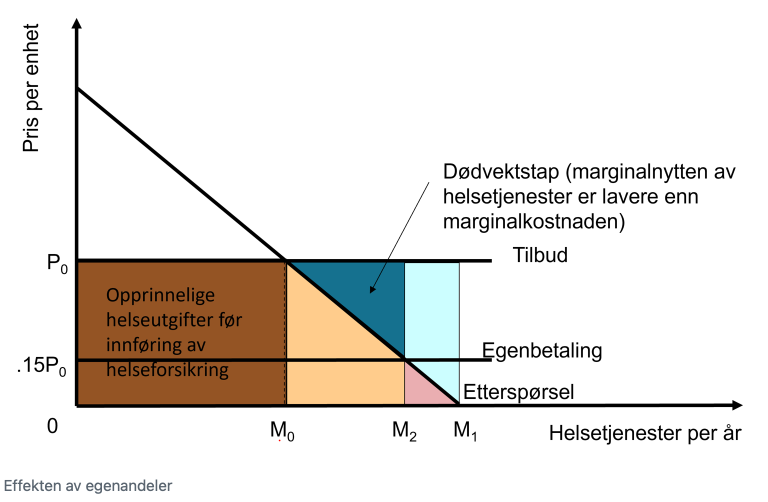
#> input picture Utfordring 1/egenandel.png.png, 1536 x 1004 px (shown at 1/2 size)
$ jupyter execute --allow-errors 36_sok_2008_h23_utf1.ipynb
#> lines starting #> are read from the running program, lines starting #| are printed output that depends on the picture
## Utfordring 1.1

### 1.1 Gjennomsnittlig arbeidsfordeling mellom menn og kvinner

Nedenfor vil jeg illustrere grafisk antall arbeidstimer menn og kvinner i Norge jobber gjennomsnittlig. Ved bruk av data fra 1996-2022 vil dere få sett hvor stor forskjellene er og hvordan det har forandret seg over årene. Senere skal jeg gå inn på hva vi ser og hvorfor vi ser de endringene som har vært.

[cell 1]
from matplotlib import pyplot as plt
import pandas as pd
import json
import requests
from pyjstat import pyjstat
import datetime
import seaborn as sns
import numpy as np
import sympy as sp
from IPython.display import Image, display
from PIL import Image

#Henter URL
postUrl = "https://data.ssb.no/api/v0/no/table/04544/"

#Query
apiQuery = {
  "query": [
    {
      "code": "Kjonn",
      "selection": {
        "filter": "item",
        "values": [
          "1",
          "2"
        ]
      }
    },
    {
      "code": "Yrkesstatus",
      "selection": {
        "filter": "item",
        "values": [
          "00"
        ]
      }
    },
    {
      "code": "ContentsCode",
      "selection": {
        "filter": "item",
        "values": [
          "FaktiskArbeidstid"
        ]
      }
    }
  ],
  "response": {
    "format": "json-stat2"
  }
}

#Gjør query om til et datasett
def apiToDataframe(postUrl, query):
  res = requests.post(postUrl, json=query)
  ds = pyjstat.Dataset.read(res.text)
  df = ds.write('dataframe')
  df_id = ds.write('dataframe', naming='id')
  return df, df_id, ds

#> (the rest of this cell did not finish here and is left out)

Her ser vi hvordan utviklingen for antall arbeidstimer for menn og kvinner har forandret seg gjennom årene, rød graf viser antall timer kvinner jobber og blå er for menn. Det første vi legger merke til er at menn jobber mindre og kvinner jobber mer, men hvorfor? Det finnes flere årsaker til hvorfor, men en av de er at større fleksibilitet i arbeidslivet gjør at arbeidstakere har bedre muligheter til å delta på markedet. Kvinner velger mer nå å ta utdanning og jobbe istedenfor å være hjemme med barn ved hjelp av subsidert barnepass. Barnepass i form av barnehagestøtte, familiehjelp og foreldrepermisjon bidrar til et tryggere arbeidsmarket slik at flere kan ta seg jobb uten at man risikerer å miste den. En annen årsak til en slik utvikling, spesielt hos kvinner er at man fødselstallene har synket betraktelig over tid. Det gir mer frihet til å velge karriere over å være hjemme og ta hånd om barn.

### 1.1 Sammenhengen på betalt foreldrepermisjon og yrkesdeltakelse blant kvinner

[cell 2]
url = "https://raw.githubusercontent.com/uit-sok-2008-h23/uit-sok-2008-h23.github.io/main/assets/women.csv"

#> (the rest of this cell did not finish here and is left out)

I det øverste diagrammet ser vi antall uker permisjon kvinner har for barn i alderen 0-2 år og i den nederste ser vi sysselsettingsraten for kvinner med barn mellom 6-14 år. Vi ser en mulig korrelasjon mellom de landene som har en god og land permisjonsordning for hvor stor del av befolkningen som er i arbeid når ungene blir eldre.

Estonia er et godt eksempel på hvorfor en slik ordning kan fungere, de har som sett i den første grafen en permisjonsordning på over 80 uker. Når barna blir eldre ser vi at sysselsettingsraten stiger fra rundt tretti prosent og opp til nesten nitti prosent. Andre land slik som Hungary, Slovak Republic og Czech Republic viser til en lik trend, med lang betalt permisjonordninger når barn er ung og en høy sysselsettingsrate når barna blir eldre. Generelt viser det til en positiv relasjon for de landene med en god permisjonsordning for hvordan sysselsettingsraten blir å utvikle seg.

### 1.1 Hvorfor er høy yrkesdeltakelse blant kvinner og høye barnetall viktig for velferdsmodellen?

Høy yrkesdeltakelse spiller en særdeles viktig rolle for at den norske velferdsmodellen skal kunne være bærekraftig og fungere slik som den gjør i dag. Tidligere var normalen at kvinner holdt seg hjemme og tok hånd om husarbeid og barn mens mennene var ute å jobbet, det har siden den gang endret seg og kvinner tar større og større del i arbeidslivet, det har velferdsmodellen hatt god nytte av.

Finansieringen av velferdsmodellen er i all hovedsak bygget opp av skatter, der alle bidrar til en kollektiv finansiering slik at man kan ta nytte av helse- og omsorgstjenester, gratis utdanning og gode pensjonsordninger. Velferdsmodellen bidrar til en jevn inntektsfordeling slik at de som er mest utsatt og som ellers har blitt tatt ut av arbeidsmarkedet skal kunne få en levestandard som er akseptabel og som gjør at alle og en hver skal kunne ha det bra.

Generasjonskontrakten - Ved at alle som kan deltar på arbeidsmarkedet vil man få en bærekraftig velferdsmodell som gjør at de eldre blir sikret en god pensjonsordning, det er spesielt viktig når levetiden økes og lengden på utbetalt pensjon blir lengre. Høy yrkesdeltakelse blant kvinner har bidratt til en stor økonomisk vekst i velferdsstaten ved at det blir bidratt til at de samlede skatteinntektene vil være høyere, på den måten skaper man en velferdsmodell som vil vare i lang tid framover.

Med en stadig lengre levealder er det blitt en vesentlig større bekymring for at barnetallene i Norge synker, lengre pensjoner blant de eldre krever at flere bidrar i arbeidsmarkedet slik at velferdsordningen kan fortsette å være bærekraftig. Antallet fødsler påvirker direkte skattebyrden vår for fremtiden, og familiepolitikken jobber for å forsørge at antall fødsler på lang sikt skal øke ved å minke kostnadene for familier å ha barn.

## Utfordring 1.2

### 1.2 Sammenhengen mellom egenbetalinger og forbruk av helsetjenester

[cell 3]
url = "https://raw.githubusercontent.com/Markusbentsen/Nordiske-Modellen/main/Utfordring%201/estat_hlth_sha11_hf_filtered_en-3.csv"

#> (the rest of this cell did not finish here and is left out)

Grafen ovenfor viser sammenhengen mellom egenandelen for helsetjenester og forbruket av helsetjenester i de ulike landene. Langs X aksen ser man prosentvis hvor mye hver enkelte må betale fra egen lomme for å få helsetjenester, mens langs Y aksen ser vi forbruket av helsetjenester hvert land har. Tall brukt i grafen er fra 2019.

Det kan tyde på en korrelasjon på hvor mye egenandelen man må betale og hvor mye helsetjenester man velger å ta i bruk, med noen få unntak. Land med lav egenandel tar langt oftere i bruk helsetjenester enn de med stor egenandel. Land som Kypros og Bulgaria har et veldig lavt forbruk som en følge av ekstremt store kostnader hver enkelte person må bruke.

Folk flest virker å være mer villig til å ta i bruk ulike helsetjenester ettersom egenandelen de må betale er lav, mens land med en høy egenandelsrate velger heller og kun å få hjelp når det er høyst nødvendig.

### 1.2 Hvordan påvirker økt egenbetaling helsetjenesteforbruket, og hva er fordelingseffekten av økte egenandeler?

Nedenfor ser man en figur som viser hvordan helsetjenester fungerer. $P_0$ vise hvor mye det koster for samfunnet for helsetjenestene som blir brukt. $0.15P_0$ er egenandelen man per dags dato betaler for helsetjenester, dersom man hadde hatt helseforsikring ville forbruket steget fra $M_0$ til $M_2$. $M_1$ er hvor mye helsetjenester dersom det ikke hadde vært egenandeler.

[cell 4]
image_path3 = 'egenandel.png.png'
new_size = (800, 500)
image3 = Image.open(image_path3)
#> image3 is the input picture: PIL image 1536x1004 RGBA; mean R, G, B, A 231.3, 227.4, 222.8, 255
resized_image3 = image3.resize(new_size)
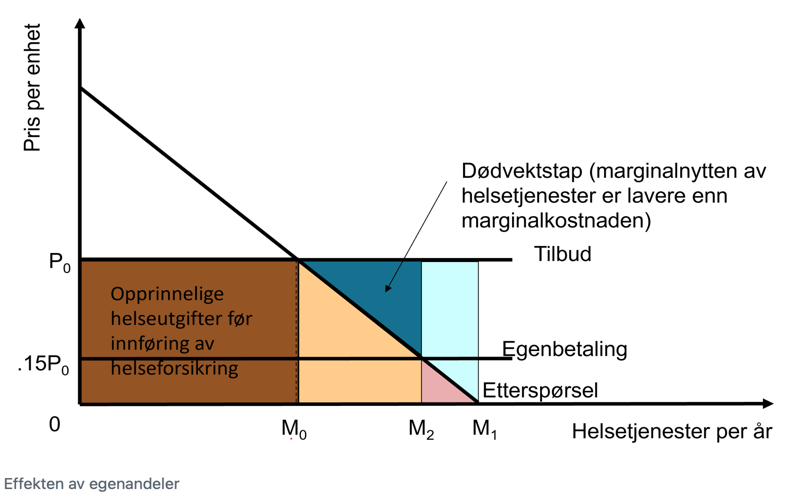
#> resized_image3: PIL image 800x500 RGBA; mean R, G, B, A 231.3, 227.4, 222.8, 255


display(resized_image3)
